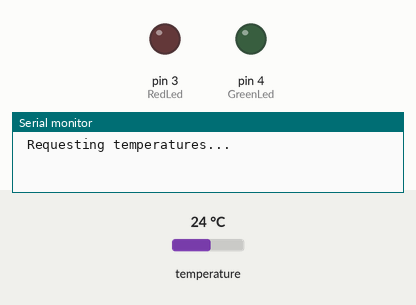
This sketch was run on a simulated Arduino Uno, built with avr-gcc and run on an emulated ATmega328P. Parts: output pins drawn as LEDs (lit = HIGH), the last lines printed to the serial monitor. The test bench sets the inputs (shaded band); at power-on: temperature 24 °C. No radio packets arrive unless stated.

Above: at 0.4 s.
At 11.85 s:
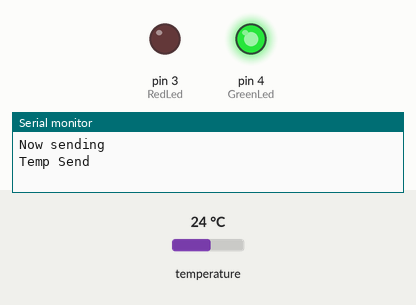
Timing chart, 0 to 14.3 s (numbered marks = the images above):
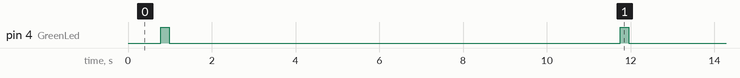

Measured:
- by itself, pin 4 (GreenLed): alternates HIGH for 0.20 s and LOW for 10.8 s

The sketch:

temp_sender.ino
```cpp
#include <SPI.h>
#include <nRF24L01.h>
#include <RF24.h>
#include <OneWire.h>
#include <DallasTemperature.h>

#define ONE_WIRE_BUS 2

OneWire oneWire(ONE_WIRE_BUS);
DallasTemperature sensors(&oneWire);

RF24 radio(7, 8);
const uint64_t pipe = 0xE8E8F0F0E1LL;
//byte pipe [6] = "2Node";


int RedLed = 3;
int GreenLed = 4;

void setup(void) {
  Serial.begin(115200);
  sensors.begin();
  radio.begin();
  //radio.openWritingPipe(pipe);

  // Set the PA Level low to prevent power supply related issues since this is a
  // getting_started sketch, and the likelihood of close proximity of the devices. RF24_PA_MAX is default.
  radio.setPALevel(RF24_PA_MAX);


    //radio.openWritingPipe(addresses[1]);
    radio.openWritingPipe(pipe);

    pinMode(RedLed, OUTPUT);
    pinMode(GreenLed, OUTPUT);
}

void loop(void)
{
  // call sensors.requestTemperatures() to issue a global temperature
  // request to all devices on the bus
  Serial.print(" Requesting temperatures...");
  sensors.requestTemperatures();  // Send the command to get temperatures
  Serial.print("DONE  ");

  float temperature = sensors.getTempCByIndex(0); // Why "byIndex"?
                                                  // You can have more than one IC on the same bus.
                                                  // 0 refers to the first IC on the wire
  Serial.print("Temperature is: ");
  Serial.println(temperature);

  radio.stopListening();                         // First, stop listening so we can talk.

  //Serial.println(F("Now sending"));
  //if (!radio.write()){
  //  Serial.println(F("failed"));
  //}

  Serial.println(F("Now sending"));

   if (radio.write( &temperature, sizeof(float) ))
   {
     Serial.println(F("Temp Send"));
     digitalWrite(GreenLed, HIGH);
     delay(200);
     digitalWrite(GreenLed, LOW);

   }
   else
   {
     Serial.println(F("failed"));
     digitalWrite(RedLed, HIGH);
     delay(200);
     digitalWrite(RedLed, LOW);

   }
  delay(10000);
}
```
